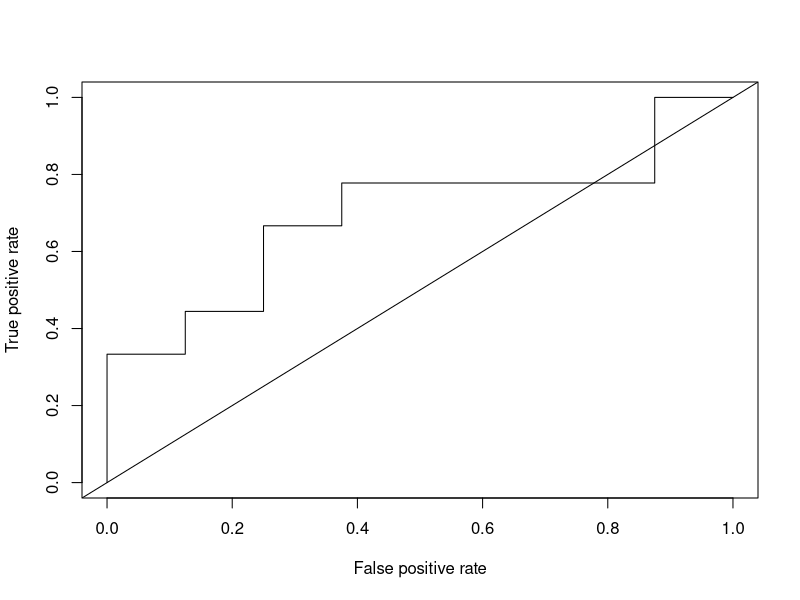

The R source for this figure:
setwd("/Users/username/MuslyTest")

# Install and load packages
install.packages("ROCR")
install.packages("ggplot2")
library(ROCR)
library(ggplot2)



# ROC analysis on Musly
# Adapted from https://www.r-bloggers.com/a-small-introduction-to-the-rocr-package/

roc <- read.csv("ROC_Musly.csv", header = F)
simi <- read.csv("Musly_similarity.csv", header = T)
pred <- prediction(simi[,2], roc[,2])

roc.perf = performance(pred, measure = "tpr", x.measure = "fpr")
plot(roc.perf)
abline(a = 0, b = 1)

opt.cut = function(perf, pred) {
	cut.ind = mapply(FUN = function(x, y, p) {
	  d = (x-0)^2 + (y-1)^2
	  ind = which(d == min(d))
	  c(sensitivity = y[[ind]], specificity = 1-x[[ind]], cutoff = p[[ind]])
	}, perf@x.values, perf@y.values, pred@cutoffs)
}
print(opt.cut(roc.perf, pred))

auc.perf = performance(pred, measure = "auc")
auc.perf@y.values



# PMI vs Musly similarity
pmi_musly <- read.csv("pmi_vs_musly_simi.csv", header = TRUE)
p <- ggplot(pmi_musly, aes(x = PMI, y = Musly_simi)) + 
  scale_x_continuous(breaks = c(0,25,50,75,100), limits = c(0,100)) + 
  scale_y_continuous(breaks = c(0,25,50,75,100), limits = c(0,100)) + 
  geom_point() + geom_smooth(method = "lm")
